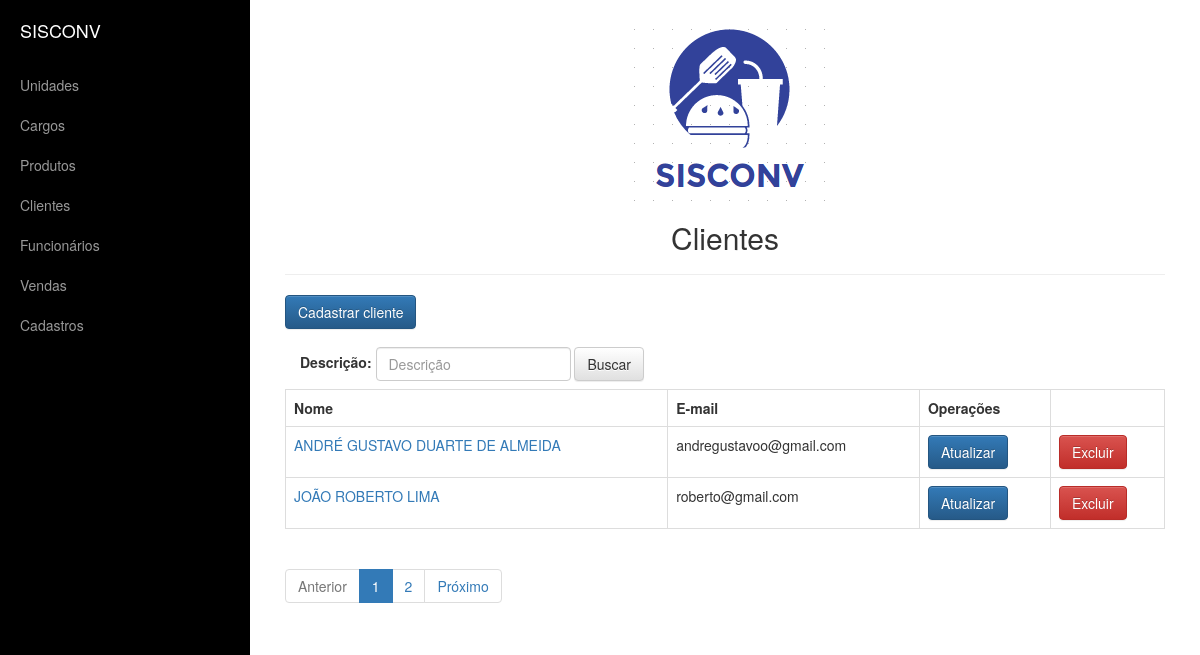
/appvendas/cliente/list, run on an earlier commit of the app's database.
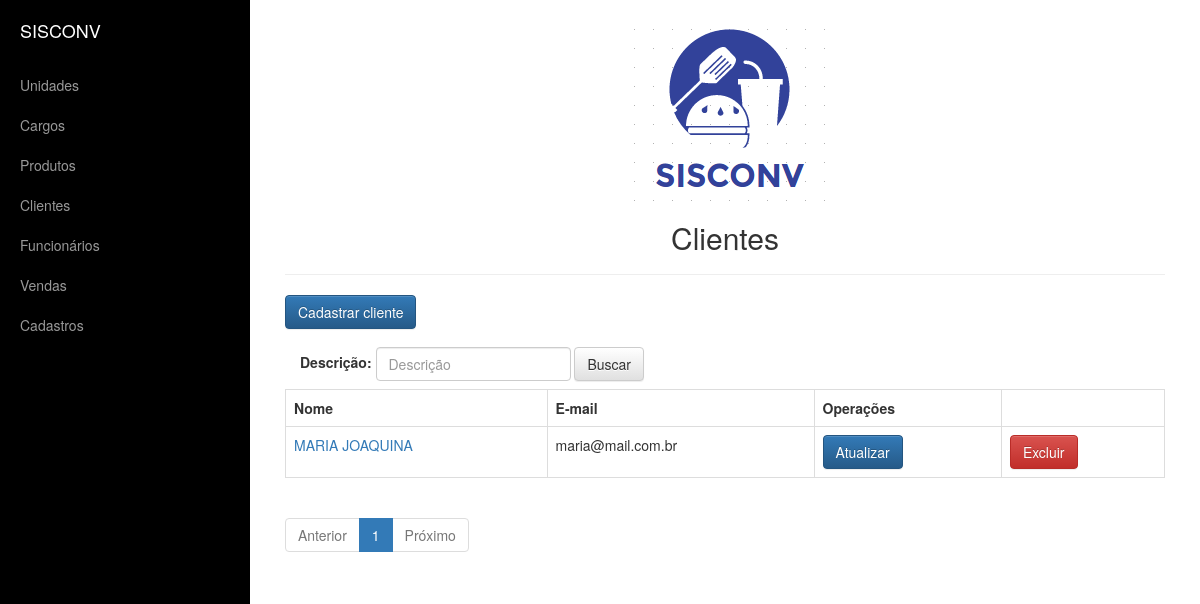
And on a later commit of the database.
### appvendas/models.py (models this page shows, shortened)
class Pessoa(models.Model):
    nome=models.CharField("Nome",max_length=255)
    email=models.EmailField("E-Mail",max_length=200)
    telefone=models.CharField("Telefone",max_length=20)

class Cliente(Pessoa):
    endereco=models.CharField("Endereço",max_length=255)

class Pessoa(models.Model):
    nome=models.CharField("Nome",max_length=255)
    email=models.EmailField("E-Mail",max_length=200)
    telefone=models.CharField("Telefone",max_length=20)

### appvendas/views.py (the view)
def cliente_list(request):
    criterio=request.GET.get('criterio')
    if (criterio):
        clientes=Cliente.objects.filter(nome__contains=criterio).order_by('nome')
    else:
        clientes=Cliente.objects.all().order_by('nome')
        criterio=""
    paginator=Paginator(clientes,2)
    page=request.GET.get('page')
    try:
        clientes=paginator.page(page)
    except PageNotAnInteger:
        clientes=paginator.page(1)
    except EmptyPage:
        clientes=paginator.page(paginator.num_pages)
    dados={'clientes':clientes,'criterio':criterio,'paginator':paginator,'page_obj':clientes}
    return render(request, 'cliente/clientes.html', dados)

### templates/cliente/clientes.html
{% extends 'base.html' %}
{% block conteudo %}
    <center><h2>Clientes</h2></center>
    <hr>
    <p><a href="{% url 'cliente_new' %}" class="btn btn-primary" >Cadastrar cliente</a></p>
    <form class="navbar-form navbar-left" role="search" method="get" action="{% url 'cliente_list' %}">
      <div class="form-group">
          <label for="criterio">Descrição:</label>
        <input type="text" id="criterio" name="criterio" value="{{ criterio }}" class="form-control" placeholder="Descrição">
      </div>
      <button type="submit" class="btn btn-default">Buscar</button>
    </form>
<table class="table table-hover table-bordered  ">
    <tr>
    <th>Nome</th>
    <th>E-mail</th>
    <th clospan="2">Operações</th>
  </tr>
    {% for cliente in clientes %}
        <tr>
            <td><a href="{% url 'cliente_detail' cliente.pk %}"> {{ cliente.nome | upper }}</a></td>
            <td>{{ cliente.email }}</td>
            <td><a href="{% url 'cliente_update' cliente.pk %}" class="btn btn-primary" >Atualizar</a></td>
            <td><a href="{% url 'cliente_delete' cliente.pk %}" class="btn btn-danger" >Excluir</a></td>
        </tr>
    {% endfor %}
</table>
{% include 'utils/paginacao.html' %}
{% endblock %}

What changed in the data, as far as the page shows it:
removed Cliente: nome "ANDRÉ GUSTAVO DUARTE DE ALMEIDA", email "andregustavoo@gmail.com"
removed Cliente: nome "JOÃO ROBERTO LIMA", email "roberto@gmail.com"
now on this page (row unchanged): Cliente: nome "MARIA JOAQUINA", email "maria@mail.com.br"
Also different on the page:
list line gone: "2"
